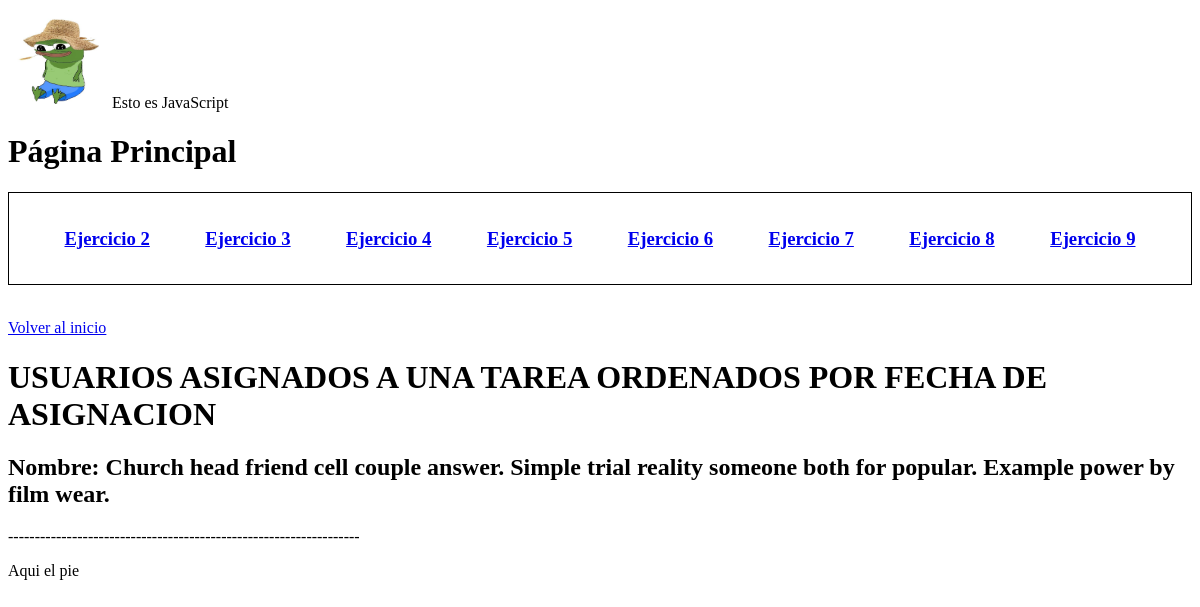
The app's page /usuario_asociado_tarea/10, older data.
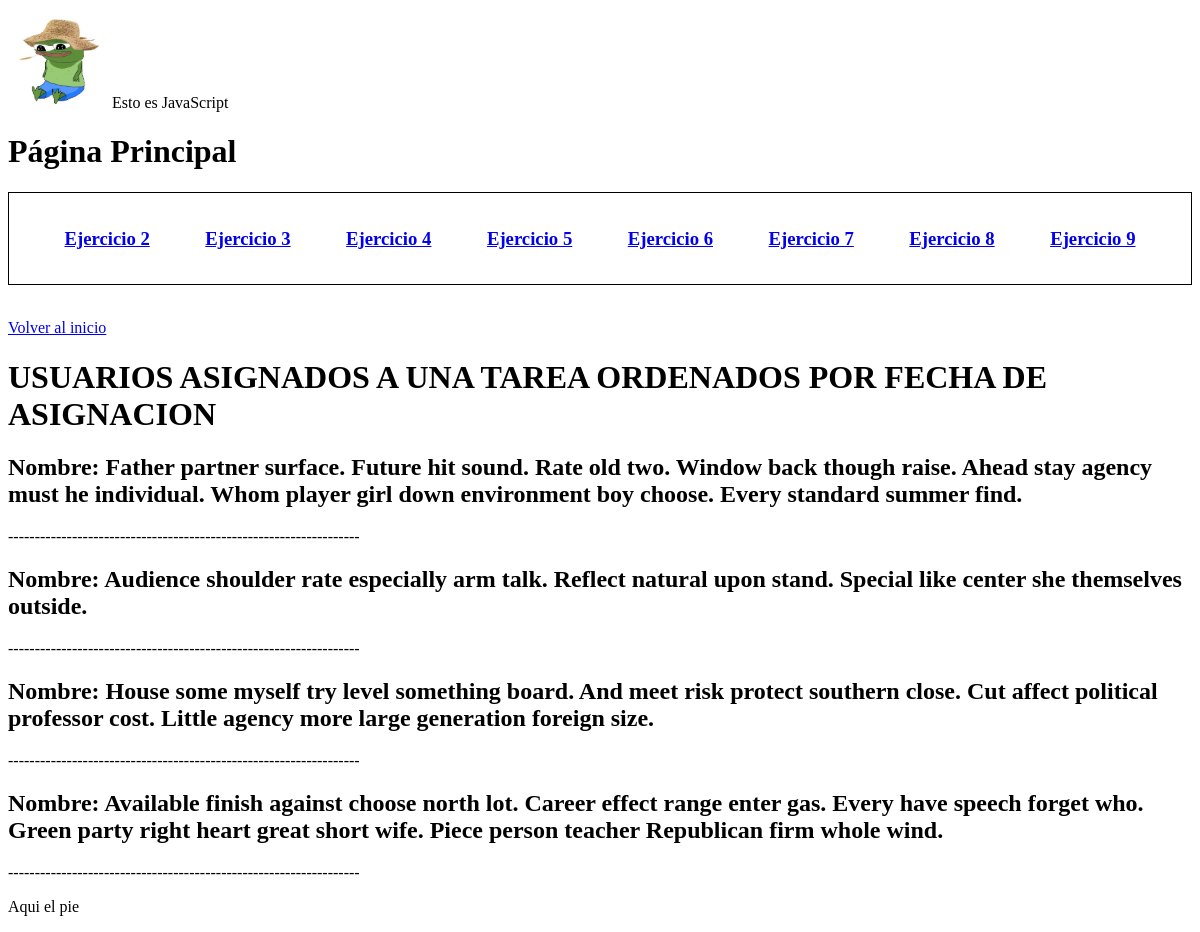
The same page, newer data.
### pruebaModelos/models.py (models this page shows)
class Usuarios(models.Model):
    nombre = models.TextField()
    correo_electronico = models.TextField(unique = True)
    contraseña = models.TextField()
    fechaRegistro = models.DateTimeField(default=timezone.now)

### pruebaModelos/views.py (the view)
# urls.py: path('usuario_asociado_tarea/<int:id_tarea>',views.usuario_asociado_tarea, name='usuario_asociado_tarea'),
def usuario_asociado_tarea (request, id_tarea):
    usuarios = Usuarios.objects.filter(asignaciontarea__tarea=id_tarea).order_by("asignaciontarea__tarea").all()
    return render (request, 'usuario/mostrar_usuarios.html',{'usuario_asociado_tarea':usuarios})

### pruebaModelos/templates/usuario/mostrar_usuarios.html (shortened to what this page needs)
{% extends "principal.html" %}
{% block contenido %}
        <p><a href="{% url 'index' %}">Volver al inicio</a> </p>
        <h1>USUARIOS ASIGNADOS A UNA TAREA ORDENADOS POR FECHA DE ASIGNACION <h1>
            {% for usuario in usuario_asociado_tarea %}
                <h2>Nombre: {{ usuario.nombre }}</h2>
            ------------------------------------------------------------------
            {% endfor %}
{% endblock contenido %}

Row changes from the older to the newer data that the page shows:
no longer on this page (row edited): Usuarios: nombre "Church head friend cell couple answer. Simple trial reality someone both for popular. Example power by film wear."
now on this page (row edited): Usuarios: nombre "Father partner surface. Future hit sound. Rate old two. Window back though raise. Ahead stay agency must he individual. Whom player girl down environment boy choose. Every standard summer find."
now on this page (row edited): Usuarios: nombre "Audience shoulder rate especially arm talk. Reflect natural upon stand. Special like center she themselves outside."
now on this page (row edited): Usuarios: nombre "House some myself try level something board. And meet risk protect southern close. Cut affect political professor cost. Little agency more large generation foreign size."
now on this page (row edited): Usuarios: nombre "Available finish against choose north lot. Career effect range enter gas. Every have speech forget who. Green party right heart great short wife. Piece person teacher Republican firm whole wind."
